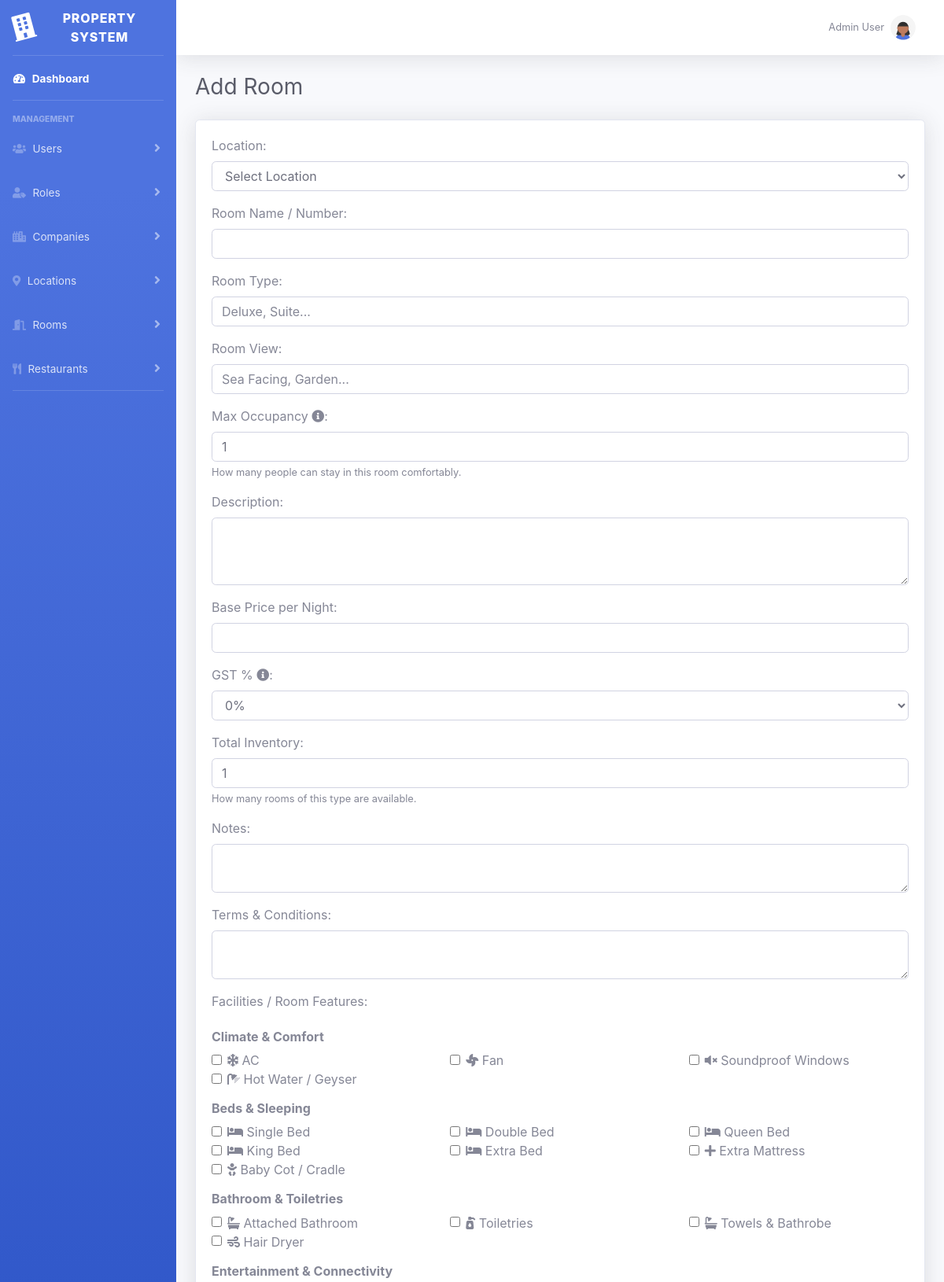
Page /templates/rooms/add_room.php (upper part) on the committed database.
### tables this page shows
CREATE TABLE `facilities` (
  `facility_id` int(11) NOT NULL,
  `name` varchar(100) NOT NULL,
  `description` text DEFAULT NULL,
  `icon` varchar(50) DEFAULT NULL
);

### templates/rooms/add_room.php (the view, shortened to what this page needs)
<?php include __DIR__ . "/../include/header.php"; ?>
<div id="wrapper">
    <?php include __DIR__ . "/../include/sidebar.php"; ?>
    <div id="content-wrapper" class="d-flex flex-column">
        <div id="content">
            <?php include __DIR__ . "/../include/topbar.php"; ?>
            <div class="container-fluid">
                <h1 class="h3 mb-4 text-gray-800"><?= $results['pageTitle'] ?? 'Add Room' ?></h1>
                <div class="card shadow mb-4">
                    <div class="card-body">
                        <form method="POST" action="<?= BASE_URL ?>/admin.php?action=newRoom">
                            <div class="form-group mb-3">
                                <label>Location:</label>
                                <select name="location_id" id="location_id" class="form-control" required>
                                    <option value="">Select Location</option>
                                </select>
                            </div>
                            <div class="form-group mb-3">
                                <label>Room Name / Number:</label>
                                <input type="text" name="room_name" class="form-control" required value="<?= htmlspecialchars($results['room_name'] ?? '') ?>">
                            </div>
                            <div class="form-group mb-3">
                                <label>Room Type:</label>
                                <input type="text" name="room_type" class="form-control" placeholder="Deluxe, Suite..." value="<?= htmlspecialchars($results['room_type'] ?? '') ?>">
                            </div>
                            <div class="form-group mb-3">
                                <label>Room View:</label>
                                <input type="text" name="room_view" class="form-control" placeholder="Sea Facing, Garden..." value="<?= htmlspecialchars($results['room_view'] ?? '') ?>">
                            </div>
                            <div class="form-group mb-3">
                                <label>Max Occupancy <i class="fas fa-info-circle" title="Maximum number of guests allowed in this room"></i>:</label>
                                <input type="number" name="max_occupancy" class="form-control" min="1" value="<?= htmlspecialchars($results['max_occupancy'] ?? 1) ?>">
                                <small class="form-text text-muted">How many people can stay in this room comfortably.</small>
                            </div>
                            <div class="form-group mb-3">
                                <label>Description:</label>
                                <textarea name="description" class="form-control" rows="3"><?= htmlspecialchars($results['description'] ?? '') ?></textarea>
                            </div>
                            <div class="form-group mb-3">
                                <label>Base Price per Night:</label>
                                <input type="number" step="0.01" name="base_price_per_night" class="form-control" min="0" required value="<?= htmlspecialchars($results['base_price_per_night'] ?? '') ?>">
                            </div>
                            <div class="form-group mb-3">
                                <label>GST % <i class="fas fa-info-circle" title="Goods and Services Tax applicable"></i>:</label>
                                <select name="gst_percent" class="form-control">
                                    <?php foreach ([0,5,12,18] as $gst): ?>
                                        <option value="<?= $gst ?>" <?= (isset($results['gst_percent']) && $results['gst_percent']==$gst)?'selected':'' ?>><?= $gst ?>%</option>
                                    <?php endforeach; ?>
                                </select>
                            </div>
                            <div class="form-group mb-3">
                                <label>Total Inventory:</label>
                                <input type="number" name="total_inventory" class="form-control" min="1" required value="<?= htmlspecialchars($results['total_inventory'] ?? 1) ?>">
                                <small class="form-text text-muted">How many rooms of this type are available.</small>
                            </div>
                            <div class="form-group mb-3">
                                <label>Notes:</label>
                                <textarea name="notes" class="form-control" rows="2"><?= htmlspecialchars($results['notes'] ?? '') ?></textarea>
                            </div>
                            <div class="form-group mb-3">
                                <label>Terms & Conditions:</label>
                                <textarea name="terms_conditions" class="form-control" rows="2"><?= htmlspecialchars($results['terms_conditions'] ?? '') ?></textarea>
                            </div>
                            <?php
                            $facilityGroups = [
                                'Climate & Comfort' => ['AC','Fan','Soundproof Windows','Hot Water / Geyser'],
                                'Beds & Sleeping' => ['Single Bed','Double Bed','Queen Bed','King Bed','Extra Bed','Extra Mattress','Baby Cot / Cradle'],
                                'Bathroom & Toiletries' => ['Attached Bathroom','Toiletries','Towels & Bathrobe','Hair Dryer'],
                                'Entertainment & Connectivity' => ['LED TV','Cable Channels','Smart TV / Netflix','Music System','Free Wi-Fi','Intercom'],
                                'Work & Safety' => ['Work Desk','Safe Locker','Key Card Access','CCTV Security','Fire Extinguisher','Smoke Detector'],
                                'Views & Outdoor' => ['Private Balcony','Sea View','Pool View','Garden View','City View','Mountain View','Sofa / Sitting Area'],
                                'Services & Amenities' => ['Lift Access','Parking Available','Power Backup','Laundry Service','Luggage Storage','Room Service','Daily Housekeeping','Tea/Coffee Maker','Welcome Drink','Breakfast Included','Complimentary Water'],
                                'Leisure & Extras' => ['Swimming Pool','Gym / Fitness','Spa & Wellness','Play Area','Restaurant','Bar','Conference Room','Banquet Hall'],
                                'Policies' => ['Pet Friendly','Smoking Allowed','Non-Smoking Room']
                            ];
                            $stmt = $pdo->query("SELECT facility_id, name, icon FROM facilities ORDER BY name ASC");
                            $facilityMap = [];
                            while ($row = $stmt->fetch(PDO::FETCH_ASSOC)) {
                                $facilityMap[$row['name']] = [
                                    'id' => $row['facility_id'],
                                    'icon' => $row['icon']
                                ];
                            }
                            ?>
                            <div class="form-group mb-4">
                                <label>Facilities / Room Features:</label>
                                <?php foreach ($facilityGroups as $group => $items): ?>
                                    <h6 class="mt-3"><strong><?= htmlspecialchars($group) ?></strong></h6>
                                    <div class="row">
                                        <?php foreach ($items as $facilityName): ?>
                                            <?php
                                            $fid = $facilityMap[$facilityName]['id'] ?? null;
                                            $icon = $facilityMap[$facilityName]['icon'] ?? 'fa-circle';
                                            ?>
                                            <div class="col-md-4">
                                                <div class="form-check">
                                                    <input type="checkbox" class="form-check-input" name="facilities[]" value="<?= $fid ?>" id="facility<?= $fid ?>">
                                                    <label class="form-check-label" for="facility<?= $fid ?>">
                                                        <i class="fas <?= htmlspecialchars($icon) ?>"></i> <?= htmlspecialchars($facilityName) ?>
                                                    </label>
                                                </div>
                                            </div>
                                        <?php endforeach; ?>
                                    </div>
                                <?php endforeach; ?>
                            </div>
                        </form>
                    </div>
                </div>
            </div>
        </div>
        <?php include __DIR__ . "/../include/footer.php"; ?>

### templates/include/header.php (shortened to what this page needs)
<!DOCTYPE html>
<html lang="en">
<head>
  <link href="<?= BASE_URL ?>/assets/vendor/fontawesome-free/css/all.min.css" rel="stylesheet">
  <link href="<?= BASE_URL ?>/assets/css/sb-admin-2.min.css" rel="stylesheet">
</head>
<body id="page-top">

### templates/include/sidebar.php (shortened to what this page needs)
<ul class="navbar-nav bg-gradient-primary sidebar sidebar-dark accordion" id="accordionSidebar">
  <a class="sidebar-brand d-flex align-items-center justify-content-center" href="<?= BASE_URL ?>/admin.php">
    <div class="sidebar-brand-icon rotate-n-15">
      <i class="fas fa-building"></i>
    </div>
    <div class="sidebar-brand-text mx-3">Property System</div>
  </a>
  <hr class="sidebar-divider my-0">
  <li class="nav-item active">
    <a class="nav-link" href="<?= BASE_URL ?>/admin.php">
      <i class="fas fa-fw fa-tachometer-alt"></i>
      <span>Dashboard</span>
    </a>
  </li>
  <hr class="sidebar-divider">
  <div class="sidebar-heading">
    Management
  </div>
  <li class="nav-item">
    <a class="nav-link collapsed" href="#" data-toggle="collapse" data-target="#collapseUsers" aria-expanded="true" aria-controls="collapseUsers">
      <i class="fas fa-users"></i>
      <span>Users</span>
    </a>
  </li>
  <li class="nav-item">
    <a class="nav-link collapsed" href="#" data-toggle="collapse" data-target="#collapseRoles" aria-expanded="true" aria-controls="collapseRoles">
      <i class="fas fa-user-tag"></i>
      <span>Roles</span>
    </a>
  </li>
  <li class="nav-item">
    <a class="nav-link collapsed" href="#" data-toggle="collapse" data-target="#collapseCompanies" aria-expanded="true" aria-controls="collapseCompanies">
      <i class="fas fa-city"></i>
      <span>Companies</span>
    </a>
  </li>
  <li class="nav-item">
    <a class="nav-link collapsed" href="#" data-toggle="collapse" data-target="#collapseLocations" aria-expanded="true" aria-controls="collapseLocations">
      <i class="fas fa-map-marker-alt"></i>
      <span>Locations</span>
    </a>
  </li>
<li class="nav-item">
  <a class="nav-link collapsed" href="#" data-toggle="collapse" data-target="#collapseRooms" aria-expanded="true" aria-controls="collapseRooms">
    <i class="fas fa-door-open"></i>
    <span>Rooms</span>
  </a>
</li>
<li class="nav-item">
  <a class="nav-link collapsed" href="#" data-toggle="collapse" data-target="#collapseRestaurants" aria-expanded="true" aria-controls="collapseRestaurants">
    <i class="fas fa-utensils"></i>
    <span>Restaurants</span>
  </a>
</li>
  <hr class="sidebar-divider d-none d-md-block">
</ul>

### templates/include/topbar.php (shortened to what this page needs)
<nav class="navbar navbar-expand navbar-light bg-white topbar mb-4 static-top shadow">
  <ul class="navbar-nav ml-auto">
    <li class="nav-item dropdown no-arrow">
      <a class="nav-link dropdown-toggle" href="#" id="userDropdown" role="button"
         data-toggle="dropdown" aria-haspopup="true" aria-expanded="false">
        <span class="mr-2 d-none d-lg-inline text-gray-600 small">
          <?= htmlspecialchars($_SESSION['user_name'] ?? 'Admin User') ?>
        </span>
	<span class="mr-2 d-none d-lg-inline text-gray-600 small">
        <img class="img-profile rounded-circle"
             src="<?= BASE_URL ?>/assets/img/undraw_profile_1.svg">
      </a>
    </li>
  </ul>
</nav>

### templates/include/footer.php (shortened to what this page needs)
</body>
</html>

### rows in the picture
facilities: facilityName "AC"
facilities: facilityName "Fan"
facilities: facilityName "Soundproof Windows"
facilities: facilityName "Hot Water / Geyser"
facilities: facilityName "Single Bed"
facilities: facilityName "Double Bed"
facilities: facilityName "Queen Bed"
facilities: facilityName "King Bed"
facilities: facilityName "Extra Bed"
facilities: facilityName "Extra Mattress"
facilities: facilityName "Baby Cot / Cradle"
facilities: facilityName "Attached Bathroom"
facilities: facilityName "Toiletries"
facilities: facilityName "Towels & Bathrobe"
facilities: facilityName "Hair Dryer"

### other values in the picture
$_SESSION['user_name'] "Admin User"
$results['pageTitle'] "Add Room"
$group "Climate & Comfort"
$group "Beds & Sleeping"
$group "Bathroom & Toiletries"
$group "Entertainment & Connectivity"
form field gst_percent "0%"
